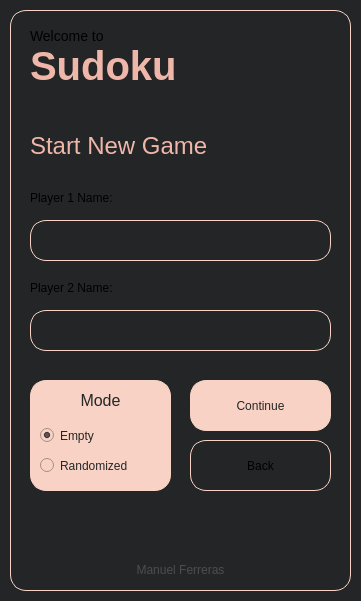
<?xml version="1.0" encoding="UTF-8"?>
<ui version="4.0">
 <class>gameSetup</class>
 <widget class="QWidget" name="gameSetup">
  <property name="geometry">
   <rect>
    <x>0</x>
    <y>0</y>
    <width>361</width>
    <height>601</height>
   </rect>
  </property>
  <property name="minimumSize">
   <size>
    <width>361</width>
    <height>601</height>
   </size>
  </property>
  <property name="maximumSize">
   <size>
    <width>361</width>
    <height>601</height>
   </size>
  </property>
  <property name="windowTitle">
   <string>Sudoku</string>
  </property>
  <property name="styleSheet">
   <string notr="true">background: rgb(35, 37, 38);</string>
  </property>
  <widget class="QFrame" name="frame">
   <property name="geometry">
    <rect>
     <x>10</x>
     <y>10</y>
     <width>341</width>
     <height>581</height>
    </rect>
   </property>
   <property name="styleSheet">
    <string notr="true">border: 1px solid rgb(248, 211, 197);
background: transparent;
border-radius: 16px;</string>
   </property>
   <property name="frameShape">
    <enum>QFrame::StyledPanel</enum>
   </property>
   <property name="frameShadow">
    <enum>QFrame::Raised</enum>
   </property>
   <widget class="QLabel" name="subtitleLabel">
    <property name="geometry">
     <rect>
      <x>20</x>
      <y>0</y>
      <width>351</width>
      <height>51</height>
     </rect>
    </property>
    <property name="styleSheet">
     <string notr="true">font-size: 14px;
background: transparent;
border: none;</string>
    </property>
    <property name="text">
     <string>Welcome to</string>
    </property>
   </widget>
   <widget class="QLabel" name="sudokuTitleLabel">
    <property name="geometry">
     <rect>
      <x>20</x>
      <y>40</y>
      <width>361</width>
      <height>31</height>
     </rect>
    </property>
    <property name="styleSheet">
     <string notr="true">font-size: 40px;
font-weight: bold;
color: rgb(239, 183, 170);
background: transparent;
border: none;</string>
    </property>
    <property name="text">
     <string>Sudoku</string>
    </property>
   </widget>
   <widget class="QLabel" name="copyrightLabel">
    <property name="geometry">
     <rect>
      <x>-10</x>
      <y>550</y>
      <width>361</width>
      <height>20</height>
     </rect>
    </property>
    <property name="styleSheet">
     <string notr="true">color: rgba(236, 237, 243, 0.2);
border: none;</string>
    </property>
    <property name="text">
     <string>Manuel Ferreras</string>
    </property>
    <property name="alignment">
     <set>Qt::AlignCenter</set>
    </property>
   </widget>
   <widget class="QLabel" name="menuLabel">
    <property name="geometry">
     <rect>
      <x>20</x>
      <y>120</y>
      <width>361</width>
      <height>31</height>
     </rect>
    </property>
    <property name="styleSheet">
     <string notr="true">font-size: 24px;
color: rgb(239, 183, 170);
background: transparent;
border: none;</string>
    </property>
    <property name="text">
     <string>Start New Game</string>
    </property>
   </widget>
   <widget class="QPushButton" name="backButton">
    <property name="geometry">
     <rect>
      <x>180</x>
      <y>430</y>
      <width>141</width>
      <height>51</height>
     </rect>
    </property>
    <property name="cursor">
     <cursorShape>PointingHandCursor</cursorShape>
    </property>
    <property name="text">
     <string>Back</string>
    </property>
   </widget>
   <widget class="QPushButton" name="continueButton">
    <property name="geometry">
     <rect>
      <x>180</x>
      <y>370</y>
      <width>141</width>
      <height>51</height>
     </rect>
    </property>
    <property name="cursor">
     <cursorShape>PointingHandCursor</cursorShape>
    </property>
    <property name="styleSheet">
     <string notr="true">background: rgb(248, 211, 197);
color: #252525;</string>
    </property>
    <property name="text">
     <string>Continue</string>
    </property>
   </widget>
   <widget class="QLineEdit" name="playerOneLineEdit">
    <property name="geometry">
     <rect>
      <x>20</x>
      <y>210</y>
      <width>301</width>
      <height>41</height>
     </rect>
    </property>
    <property name="styleSheet">
     <string notr="true">padding: 0 16px;</string>
    </property>
   </widget>
   <widget class="QLabel" name="playerOneLabel">
    <property name="geometry">
     <rect>
      <x>20</x>
      <y>180</y>
      <width>101</width>
      <height>16</height>
     </rect>
    </property>
    <property name="styleSheet">
     <string notr="true">border: none;</string>
    </property>
    <property name="text">
     <string>Player 1 Name:</string>
    </property>
   </widget>
   <widget class="QLabel" name="playerTwoLabel">
    <property name="geometry">
     <rect>
      <x>20</x>
      <y>270</y>
      <width>101</width>
      <height>16</height>
     </rect>
    </property>
    <property name="styleSheet">
     <string notr="true">border: none;</string>
    </property>
    <property name="text">
     <string>Player 2 Name:</string>
    </property>
   </widget>
   <widget class="QLineEdit" name="playerTwoLineEdit">
    <property name="geometry">
     <rect>
      <x>20</x>
      <y>300</y>
      <width>301</width>
      <height>41</height>
     </rect>
    </property>
    <property name="styleSheet">
     <string notr="true">padding: 0 16px;</string>
    </property>
   </widget>
   <widget class="QFrame" name="modeFrame">
    <property name="geometry">
     <rect>
      <x>20</x>
      <y>370</y>
      <width>141</width>
      <height>111</height>
     </rect>
    </property>
    <property name="styleSheet">
     <string notr="true">background: rgb(248, 211, 197);</string>
    </property>
    <property name="frameShape">
     <enum>QFrame::StyledPanel</enum>
    </property>
    <property name="frameShadow">
     <enum>QFrame::Raised</enum>
    </property>
    <widget class="QLabel" name="modeLabel">
     <property name="geometry">
      <rect>
       <x>0</x>
       <y>0</y>
       <width>141</width>
       <height>41</height>
      </rect>
     </property>
     <property name="styleSheet">
      <string notr="true">font-size: 16px;
color: #252525;
background: transparent;
border: none;</string>
     </property>
     <property name="text">
      <string>Mode</string>
     </property>
     <property name="alignment">
      <set>Qt::AlignCenter</set>
     </property>
    </widget>
    <widget class="QRadioButton" name="emptyRB">
     <property name="geometry">
      <rect>
       <x>10</x>
       <y>40</y>
       <width>99</width>
       <height>31</height>
      </rect>
     </property>
     <property name="cursor">
      <cursorShape>PointingHandCursor</cursorShape>
     </property>
     <property name="styleSheet">
      <string notr="true">border: none;
color: #252525;</string>
     </property>
     <property name="text">
      <string>Empty</string>
     </property>
     <property name="checked">
      <bool>true</bool>
     </property>
    </widget>
    <widget class="QRadioButton" name="randomRB">
     <property name="geometry">
      <rect>
       <x>10</x>
       <y>70</y>
       <width>101</width>
       <height>31</height>
      </rect>
     </property>
     <property name="cursor">
      <cursorShape>PointingHandCursor</cursorShape>
     </property>
     <property name="styleSheet">
      <string notr="true">border: none;
color: #252525;</string>
     </property>
     <property name="text">
      <string>Randomized</string>
     </property>
    </widget>
   </widget>
  </widget>
 </widget>
 <resources/>
 <connections/>
</ui>
